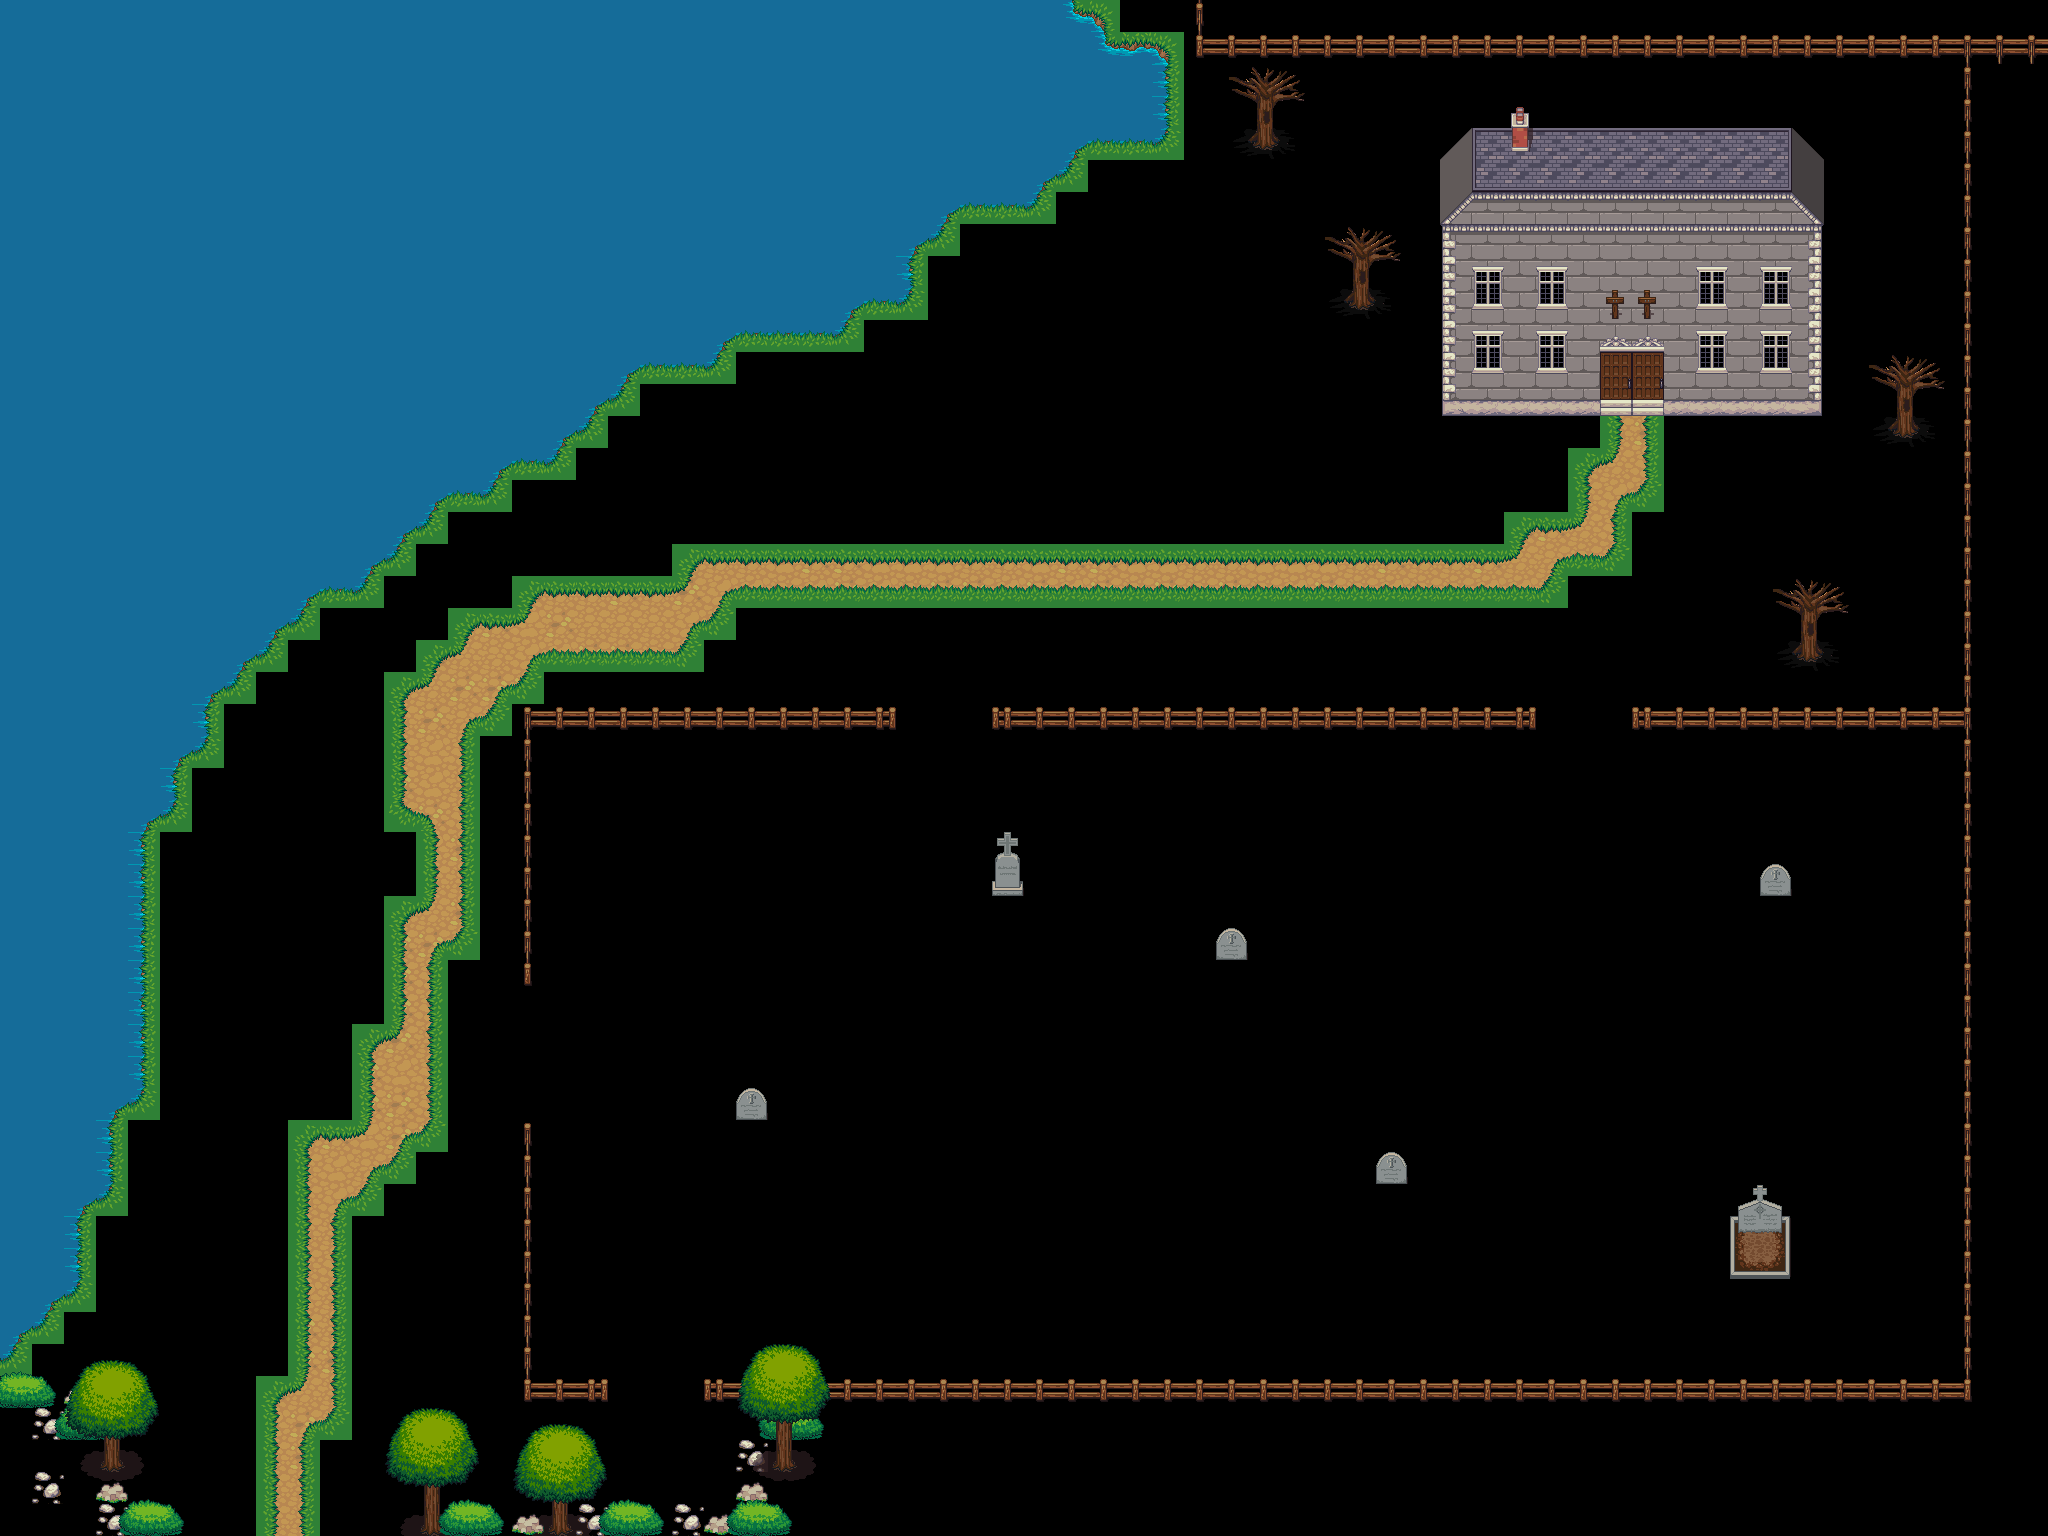

Rendered tile map (Tiled .tmx) drawn with the repository's tilesets; below, a short description and the map source with its tile grids summarised:
An orthogonal 64x48 tile map with 32x32 px tiles, 5 tile layers (Ground, Impassible, Ground2, Floating, ...), 12 tilesets and 22 objects (10x skeleton, 6x skeleton_2, 3x mushroom2, S, N, ...).

<map version="1.0" orientation="orthogonal" width="64" height="48" tilewidth="32" tileheight="32">
 <tileset firstgid="1" name="flowers" tilewidth="32" tileheight="32">
  <image source="../images/outdoors/flowers.png" width="640" height="320" />
 </tileset>
 <tileset firstgid="201" name="grass" tilewidth="32" tileheight="32">
  <image source="../images/outdoors/grass.png" width="96" height="192" />
 </tileset>
 <tileset firstgid="219" name="dirt" tilewidth="32" tileheight="32">
  <image source="../images/outdoors/dirt.png" width="96" height="192" />
 </tileset>
 <tileset firstgid="237" name="house" tilewidth="32" tileheight="32">
  <image source="../images/outdoors/house.png" width="288" height="224" />
 </tileset>
 <tileset firstgid="300" name="crpyt" tilewidth="32" tileheight="32">
  <image source="../images/outdoors/crpyt.png" width="224" height="224" />
 </tileset>
 <tileset firstgid="349" name="fence" tilewidth="32" tileheight="32">
  <image source="../images/outdoors/fence.png" width="96" height="192" />
 </tileset>
 <tileset firstgid="367" name="mob_tiles" tilewidth="32" tileheight="32">
  <image source="../images/creatures/mob_tiles.png" width="128" height="128" />
 </tileset>
 <tileset firstgid="383" name="trunk" tilewidth="32" tileheight="32">
  <image source="../images/outdoors/trunk.png" width="192" height="96" />
 </tileset>
 <tileset firstgid="401" name="treetop" tilewidth="32" tileheight="32">
  <image source="../images/outdoors/treetop.png" width="192" height="224" />
 </tileset>
 <tileset firstgid="443" name="watergrass" tilewidth="32" tileheight="32">
  <image source="../images/outdoors/watergrass.png" width="96" height="192" />
 </tileset>
 <tileset firstgid="461" name="CPhillips--whitheredtree" tilewidth="32" tileheight="32">
  <image source="../images/outdoors/CPhillips--whitheredtree.png" width="96" height="96" />
 </tileset>
 <tileset firstgid="470" name="gravestones" tilewidth="32" tileheight="32">
  <image source="../images/outdoors/gravestones.png" width="160" height="96" />
 </tileset>
 <layer name="Ground" width="64" height="48">
  <data>[3072 cells, 194 non-empty, 13 distinct tile ids]</data>
 </layer>
 <layer name="Impassible" width="64" height="48">
  <data>[3072 cells, 819 non-empty, 34 distinct tile ids]</data>
 </layer>
 <layer name="Ground2" width="64" height="48">
  <data>[3072 cells, 249 non-empty, 24 distinct tile ids]</data>
 </layer>
 <layer name="Floating" width="64" height="48">
  <data>[3072 cells, 108 non-empty, 46 distinct tile ids]</data>
 </layer>
 <layer name="Floating2" width="64" height="48">
  <data>[3072 cells, 22 non-empty, 21 distinct tile ids]</data>
 </layer>
 <objectgroup name="Zones" width="64" height="48">
  <object name="river" type="S" x="174" y="1497">
   <polygon points="0,0 252,-1 252,34 0,36" />
  </object>
  <object name="church" type="N" x="1597" y="377">
   <polygon points="0,0 0,41 73,41 75,0" />
  </object>
 </objectgroup>
 <objectgroup name="MOBs" width="64" height="48">
  <object name="brittle skeleton" type="skeleton" gid="367" x="218" y="888">
   <properties>
    <property name="hits" value="1" />
   </properties>
  </object>
  <object name="brittle skeleton" type="skeleton" gid="367" x="312" y="905">
   <properties>
    <property name="hits" value="1" />
   </properties>
  </object>
  <object name="brittle skeleton" type="skeleton" gid="367" x="401" y="905">
   <properties>
    <property name="hits" value="1" />
   </properties>
  </object>
  <object name="brittle skeleton" type="skeleton" gid="367" x="625" y="1026">
   <properties>
    <property name="hits" value="1" />
   </properties>
  </object>
  <object name="brittle skeleton" type="skeleton" gid="367" x="729" y="1299">
   <properties>
    <property name="hits" value="1" />
   </properties>
  </object>
  <object name="skeleton captain" type="skeleton_2" gid="367" x="755" y="977">
   <properties>
    <property name="hits" value="10" />
   </properties>
  </object>
  <object name="skeleton captain" type="skeleton_2" gid="367" x="328" y="791">
   <properties>
    <property name="hits" value="10" />
   </properties>
  </object>
  <object name="skeleton captain" type="skeleton_2" gid="367" x="837" y="1200">
   <properties>
    <property name="hits" value="10" />
   </properties>
  </object>
  <object name="brittle skeleton" type="skeleton" gid="367" x="847" y="641">
   <properties>
    <property name="hits" value="1" />
   </properties>
  </object>
  <object name="brittle skeleton" type="skeleton" gid="367" x="987" y="668">
   <properties>
    <property name="hits" value="1" />
   </properties>
  </object>
  <object name="skeleton captain" type="skeleton_2" gid="367" x="946" y="547">
   <properties>
    <property name="hits" value="10" />
   </properties>
  </object>
  <object name="skeleton mage" type="skeleton_mage" gid="367" x="1687" y="1270">
   <properties>
    <property name="hits" value="20" />
   </properties>
  </object>
  <object name="brittle skeleton" type="skeleton" gid="367" x="736" y="1163">
   <properties>
    <property name="hits" value="1" />
   </properties>
  </object>
  <object name="skeleton captain" type="skeleton_2" gid="367" x="991" y="938">
   <properties>
    <property name="hits" value="10" />
   </properties>
  </object>
  <object name="skeleton captain" type="skeleton_2" gid="367" x="1378" y="1226">
   <properties>
    <property name="hits" value="10" />
   </properties>
  </object>
  <object name="brittle skeleton" type="skeleton" gid="367" x="1215" y="1000">
   <properties>
    <property name="hits" value="1" />
   </properties>
  </object>
  <object name="brittle skeleton" type="skeleton" gid="367" x="1761" y="935">
   <properties>
    <property name="hits" value="1" />
   </properties>
  </object>
 </objectgroup>
 <objectgroup name="Objects" width="64" height="48">
  <object name="shroon" type="mushroom2" gid="368" x="1866" y="1214" />
  <object name="shroon" type="mushroom2" gid="368" x="1731" y="1358" />
  <object name="shroon" type="mushroom2" gid="368" x="1557" y="1076" />
 </objectgroup>
</map>
